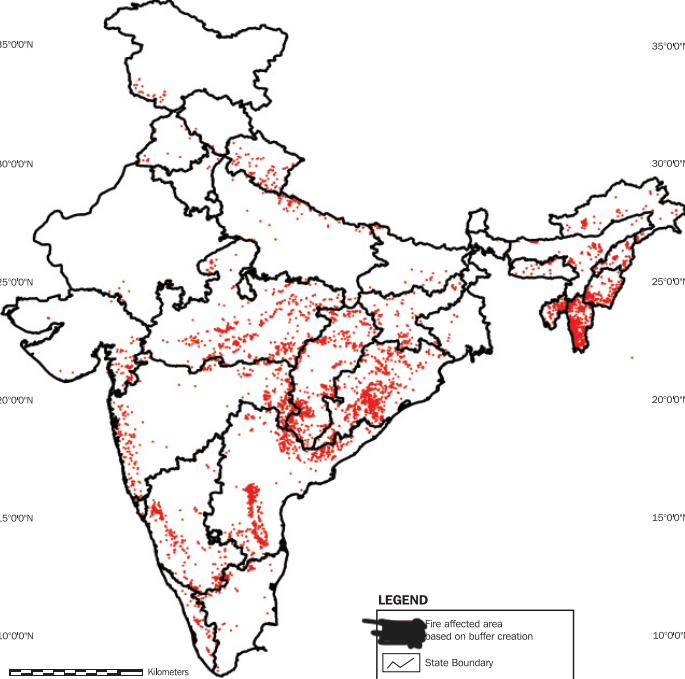
%> input picture year04-05.png, 685 x 679 px
$ octave --eval "result = calculateArea(imread('year04-05.png'));"   (GNU Octave 9; MATLAB toolbox functions it lacks are replaced by stand-ins)
%> lines starting %> are read from the running program, lines starting %| are printed output that depends on the picture; in (x1, y1, x2, y2) boxes, pixels count from 0 and x2, y2 are one past the last pixel; in counts of white or black regions, pixels touching at a corner belong together; the program's own positions count from 1
### creatingMask.m
function [BW,maskedRGBImage] = creatingMask(RGB)
%createMask  Threshold RGB image using auto-generated code from colorThresholder app.
%  [BW,MASKEDRGBIMAGE] = createMask(RGB) thresholds image RGB using
%  auto-generated code from the colorThresholder app. The colorspace and
%  range for each channel of the colorspace were set within the app. The
%  segmentation mask is returned in BW, and a composite of the mask and
%  original RGB images is returned in maskedRGBImage.

% Auto-generated by colorThresholder app on 19-Feb-2022
%------------------------------------------------------


% Convert RGB image to chosen color space
I = rgb2lab(RGB);
%> I: size 679x685x3 double; mean of channels 1, 2, 3 93, 1.5, 1.1

% Define thresholds for channel 1 based on histogram settings
channel1Min = 30.430;
channel1Max = 85.713;

% Define thresholds for channel 2 based on histogram settings
channel2Min = 9.732;
channel2Max = 73.504;

% Define thresholds for channel 3 based on histogram settings
channel3Min = 8.867;
channel3Max = 52.358;

% Create mask based on chosen histogram thresholds
sliderBW = (I(:,:,1) >= channel1Min ) & (I(:,:,1) <= channel1Max) & ...
    (I(:,:,2) >= channel2Min ) & (I(:,:,2) <= channel2Max) & ...
    (I(:,:,3) >= channel3Min ) & (I(:,:,3) <= channel3Max);
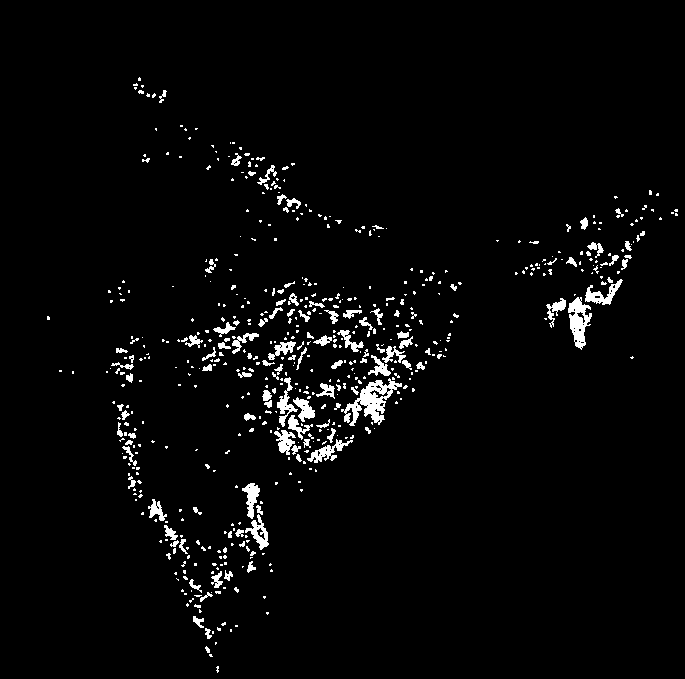
%> sliderBW: size 679x685 logical; 3.1% white; 581 white regions (456 under 20 px), largest, box (x1, y1, x2, y2) and area: (341, 378, 402, 426) 1103, (568, 297, 592, 350) 673, (585, 279, 623, 305) 368
BW = sliderBW;

% Initialize output masked image based on input image.
maskedRGBImage = RGB;
%> maskedRGBImage is the input picture: size 679x685x3 uint8; mean R, G, B 239.3, 235.2, 234.8

% Set background pixels where BW is false to zero.
maskedRGBImage(repmat(~BW,[1 1 3])) = 0;
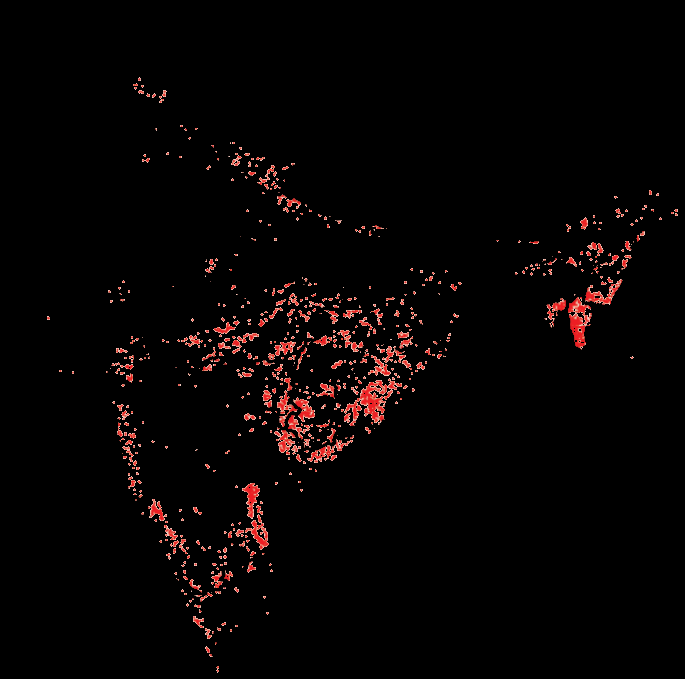
%> maskedRGBImage: size 679x685x3 uint8; mean R, G, B 7, 3.4, 3.1

end

### calculateArea.m
function results = calculateArea(I)
% Image Segmentation using Color Thresholder App
BW = creatingMask(I);

% Calculating Area in pixels
props = regionprops('table',BW,'Area');
%> props = 581 regions; largest, Area: 1103, 673, 368, 366, 333
area_in_Pixels = sum(props.Area);
%> area_in_Pixels = 14205

% Now converting Area(pixels) in km^2
pixel_to_km = (3200/669)^2;
areaKmSq = round(area_in_Pixels*pixel_to_km);
%> areaKmSq = 325004

% Format into structure
results.BW = BW;
results.areaKmSq = areaKmSq;
%> results.areaKmSq = 325004
%> `result = calculateArea(imread('year04-05.png'));`: result = {areaKmSq 325004}
